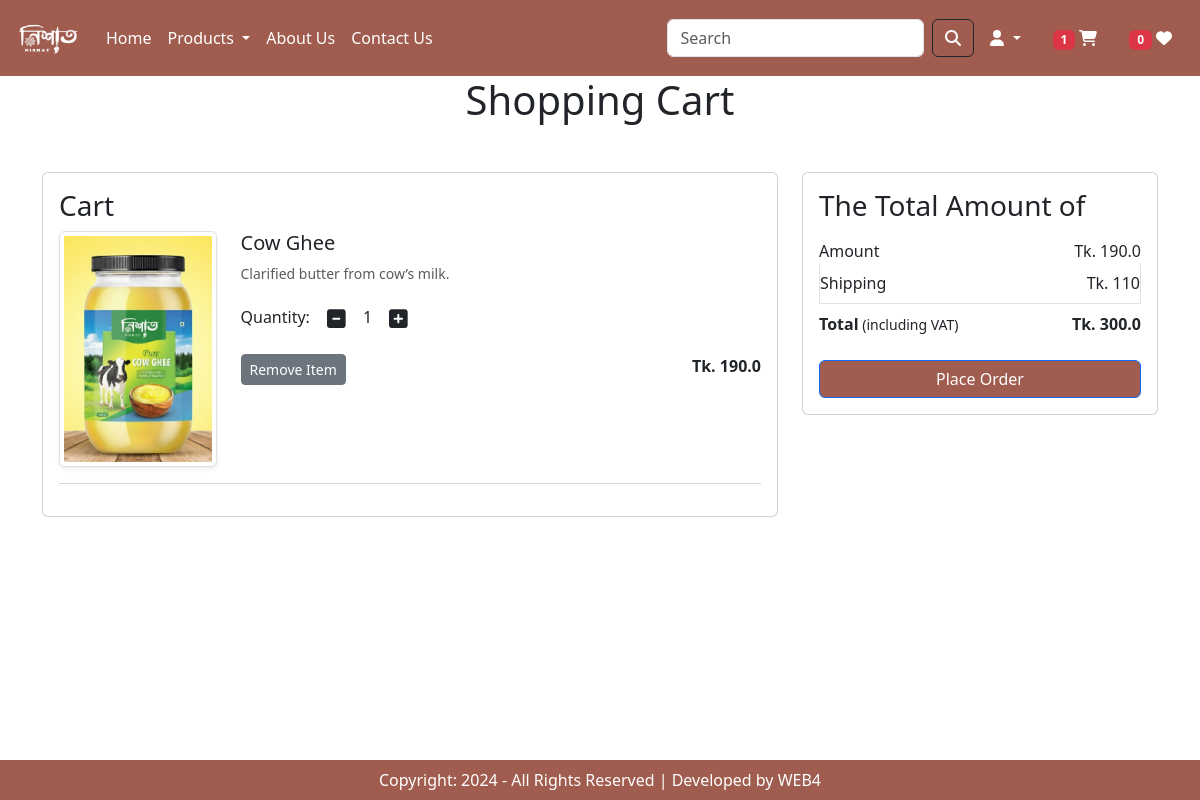
The app's page /cart/ (signed in) with its own data.
### app/models.py (models this page shows, shortened)
class Cart(models.Model):
    user = models.ForeignKey('auth.User', on_delete=models.CASCADE)
    product = models.ForeignKey(Product, on_delete=models.CASCADE)
    quantity = models.PositiveIntegerField(default=1)

class Product (models.Model):
    title = models.CharField(max_length=100)
    selling_price = models.FloatField()
    discounted_price = models.FloatField()
    description = models.TextField()
    composition = models.TextField(default='')
    prodapp = models.TextField(default='')
    category = models.CharField(choices=CATEGORY_CHOICES, max_length=2)
    product_image = models.ImageField(upload_to='product')

### app/views.py (the view)
# urls.py: path('cart/', views.show_cart, name='showcart'),
@login_required
def show_cart(request):
    user = request.user
    cart = Cart.objects.filter(user=user)
    amount = 0.0
    for p in cart:
        value = p.quantity * p.product.discounted_price
        amount= amount + value
    totalamount = amount + 110
    totalitem = 0
    wishitem = 0
    if request.user.is_authenticated:
        totalitem = len(Cart.objects.filter(user=request.user))
        wishitem = len(Wishlist.objects.filter(user=request.user))
    return render(request, 'app/addtocart.html', locals())

### app/templates/app/addtocart.html (shortened to what this page needs)
{% extends "app/base.html" %}
{% load static %}
{% block main-content%}
<div class="container">
    <div class="row">
        {% if cart %}
        <h1 class="text-center mb-5">Shopping Cart</h1>
        <div class="col-sm-8">
            <div class="card">
                <div class="card-body">
                    <h3>Cart</h3>
                    {% for item in cart %}
                    <div class="row item-row-{{item.product.id}}">
                        <div class="col-sm-3 text-center align-self-center">
                            <img src="{{item.product.product_image.url}}" alt="" srcset="" class="img-fluid img-thumbnail shadow-sm" height="150" weight="150">
                        </div>
                        <div class="col-sm-9">
                            <div>
                                <h5>{{item.product.title}}</h5>
                                <p class="mb-2 text-muted small">{{item.product.description}}</p>
                                <div class="my-3">
                                    <label for="quantity">Quantity:</label>
                                    <a class="minus-cart btn" pid="{{item.product.id}}"><i class="fa fa-minus-square fa-lg"></i></a>
                                      <span id="quantity-{{item.product.id}}">{{item.quantity}}</span>
                                    <a class="plus-cart btn" pid="{{item.product.id}}"><i class="fa fa-plus-square fa-lg"></i></a>
                                </div>
                                <div class="d-flex justify-content-between">
                                    <a href="#" class="remove-cart btn btn-sm btn-secondary mr-3" pid={{item.product.id}}>Remove Item</a>
                                    <p class="mb-0"><span><strong>Tk. {{item.product.discounted_price}}</strong></span></p>
                                </div>
                            </div>
                        </div>
                    </div>
                    <hr class="text-muted">
                    {% endfor %}
                </div>
            </div>
        </div>
        <div class="col-sm-4">
            <div class="card">
                <div class="card-body">
                    <h3>The Total Amount of</h3>
                    <ul class="list-group">
                        <li class="list-group-item d-flex justify-content-between align-items-center border-0 px-0 pb-0">Amount<span id="amount">Tk. {{amount}}</span></li>
                        <li class="list-group-item d-flex justify-content-between align-items-center px-0">Shipping<span>Tk. 110 </span></li>
                        <li class="list-group-item d-flex justify-content-between align-items-center border-0 px-0 mb-3">
                            <div>
                                <strong>Total</strong><small> (including VAT)</small>
                            </div>
                            <span id="totalamount"><strong>Tk. {{totalamount}}</strong></span>
                        </li>
                    </ul>
                    <div class="d-grid">
                        <a href="{% url 'checkout' %}" class="btn btn-primary text-white" style="background-color:#A05C4F;">Place Order</a>
                    </div>
                </div>
            </div>
        </div>
        {% else %}
        <h1 class="text-center mb-5">Your Cart is Empty</h1>
        {% endif %}
    </div>
</div>
{% endblock main-content%}

### records on screen
Cart: product.product_image (picture), product "Cow Ghee", product.description "Clarified butter from cow’s milk.", quantity "1", product.discounted_price "190.0"

### other values on screen
{{ totalitem }} "1"
{{ amount }} "190.0"
{{ totalamount }} "300.0"
